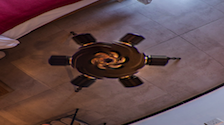
#> input picture ps/tripod.png, 224 x 125 px
$ python test20.py
#> lines starting #> are read from the running program, lines starting #| are printed output that depends on the picture; after the words box and inside, x2 and y2 are one past the last pixel; in counts of white or black regions, pixels touching at a corner belong together
import numpy as np
import matplotlib.pyplot as plt
from skimage import io

file_name = 'tripod.png'

img=io.imread(file_name)
#> img is the input picture: shape (125, 224, 4); mean R, G, B, A 97.8, 73.6, 76.2, 255

img = img * 1.0

Color_ratio = np.zeros(6)

Color_ratio[0]=0.4;     # Red
Color_ratio[1]=0.6;     # Yellow
Color_ratio[2]=0.4;     # Green
Color_ratio[3]=0.6;     # Cyan
Color_ratio[4]=0.2;     # Blue
Color_ratio[5]=0.8;     # Magenta

max_val = img.max(axis = 2)
#> max_val: shape (125, 224) float64; every value is 255
min_val = img.min(axis = 2)
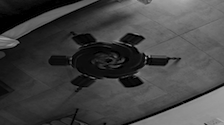
#> min_val: shape (125, 224) float64; min 0, max 171, mean 67.6
sum_val = img.sum(axis = 2)
mid_val = sum_val - max_val - min_val
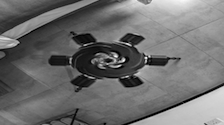
#> mid_val: shape (125, 224) float64; min 0, max 415, mean 180; drawn with min black and max white

mask_r = (img[:, :, 0] - min_val - 0.01) > 0
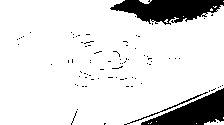
#> mask_r: shape (125, 224) bool; 87.2% white; 83 black regions (80 under 20 px), largest, box (x1, y1, x2, y2) and area: (110, 0, 224, 25) 1780, (141, 88, 224, 125) 1491, (124, 92, 208, 125) 124
mask_r = 1 - mask_r
mask_g = (img[:, :, 1] - min_val - 0.01) > 0
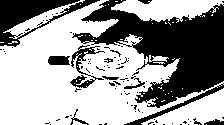
#> mask_g: shape (125, 224) bool; 61.5% white; 96 black regions (84 under 20 px), largest, box (x1, y1, x2, y2) and area: (72, 0, 224, 108) 7379, (0, 0, 100, 47) 1750, (70, 45, 105, 88) 424
mask_g = 1 - mask_g
mask_b = (img[:, :, 2] - min_val - 0.01) > 0
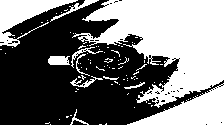
#> mask_b: shape (125, 224) bool; 46.4% white; 90 white regions (79 under 20 px), largest, box (x1, y1, x2, y2) and area: (72, 0, 224, 108) 8720, (127, 83, 224, 125) 1888, (0, 0, 78, 47) 1414
mask_b = 1 - mask_b

ratio_max_mid = mask_r * Color_ratio[3] + mask_g * Color_ratio[5] + mask_b * Color_ratio[1]
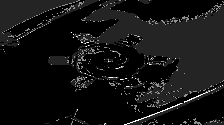
#> ratio_max_mid: shape (125, 224) float64; min 0.6, max 2, mean 0.706; drawn with min black and max white

mask_r = (img[:, :, 0] - max_val + 0.01) < 0
#> mask_r: shape (125, 224) bool; every value is 1
mask_r = 1 - mask_r
#> mask_r: shape (125, 224) int64; every value is 0

mask_g = (img[:, :, 1] - max_val + 0.01) < 0
mask_g = 1 - mask_g

mask_b = (img[:, :, 2] - max_val + 0.01) < 0
mask_b = 1 - mask_b

ratio_max= mask_r * Color_ratio[4] + mask_g * Color_ratio[0] + mask_b * Color_ratio[2]

I_out = max_val * 1.0

I_out = (max_val-mid_val)*ratio_max + (mid_val-min_val)*ratio_max_mid + min_val

plt.figure()
plt.imshow(img/255.0)
plt.axis('off')

plt.figure(2)
plt.imshow(I_out/255.0, plt.cm.gray)
plt.axis('off')

plt.show()
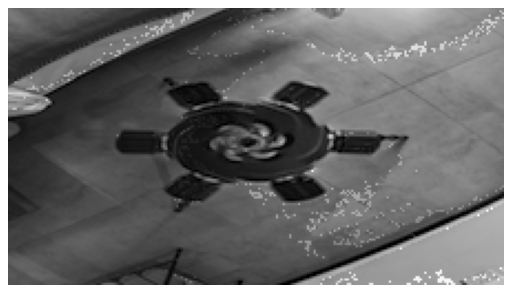
#> figure drawn by matplotlib, 1 panel
